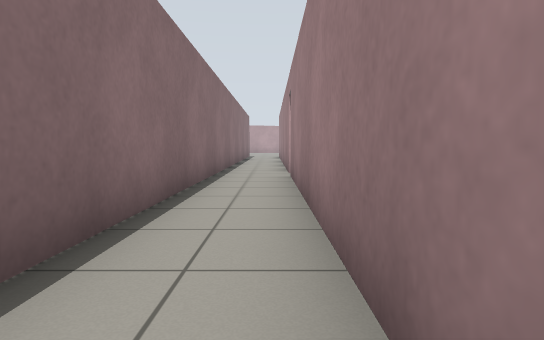
[1] (above)

16 first-person views from a walk through a world built for the Gazebo simulator. The camera is 0.72 m above the floor, tilts 4° down and sees 75° across. The floor is counted in squares, 1 m on a side. Each view is taken from the middle of a square. On the plan, view 1 faces up. The plan holds only what a view shows up to about 11 squares ahead; the rest is blank.

[2]
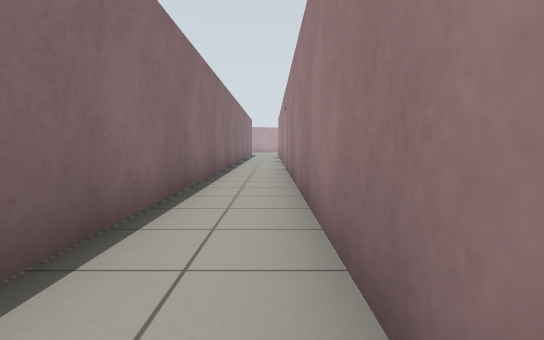

[3]
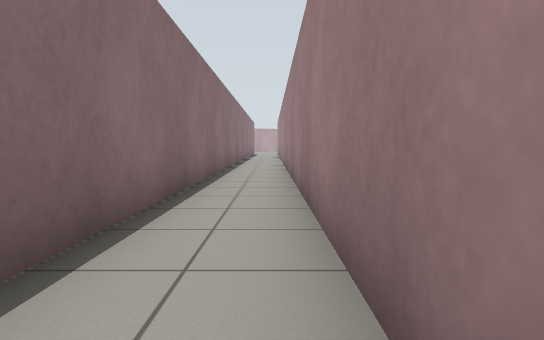

[4]
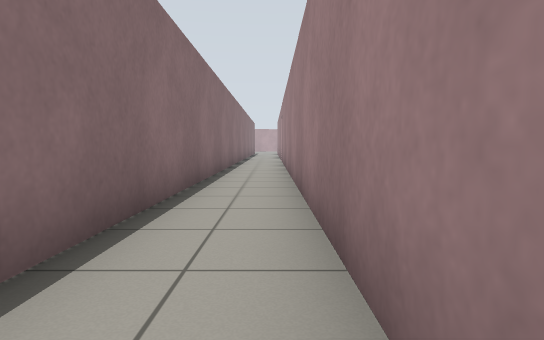

[5]
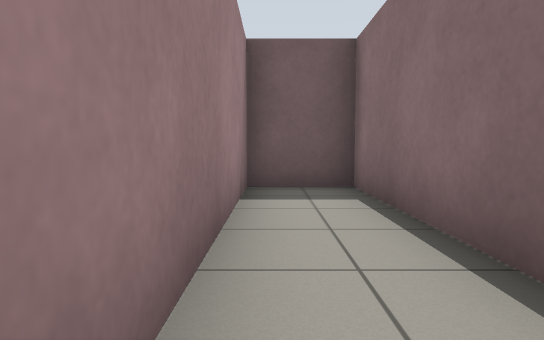

[6]
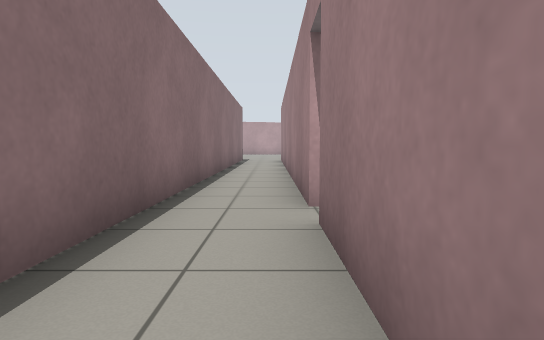

[7]
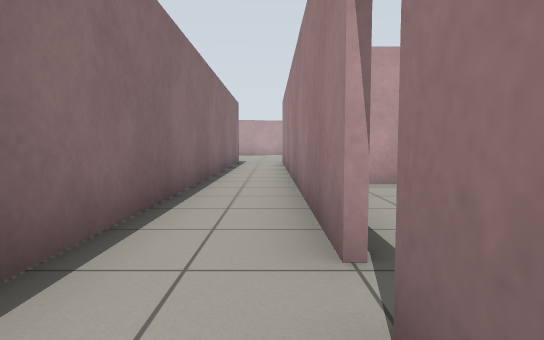

[8]
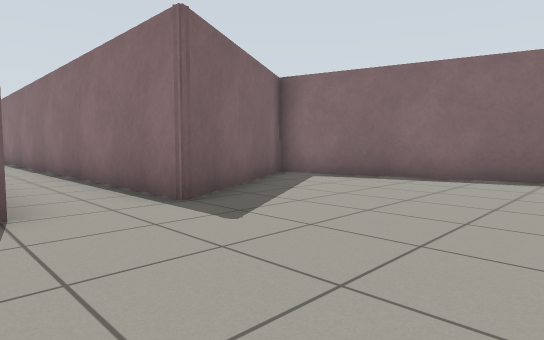

[9]
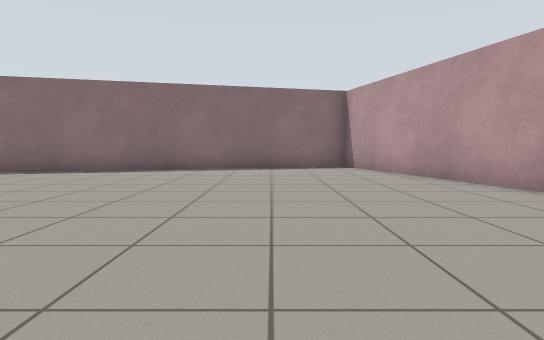

[10]
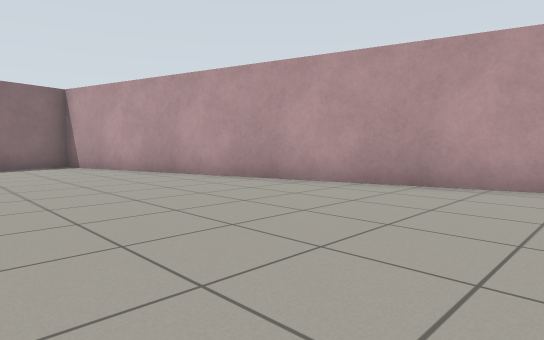

[11]
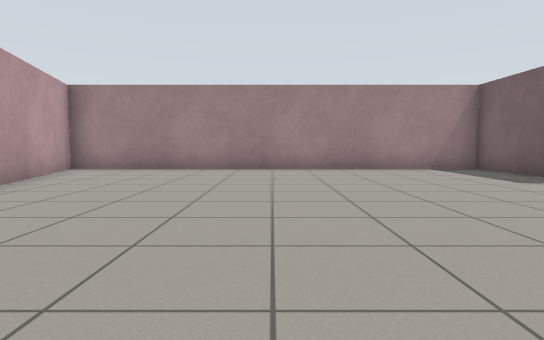

[12]
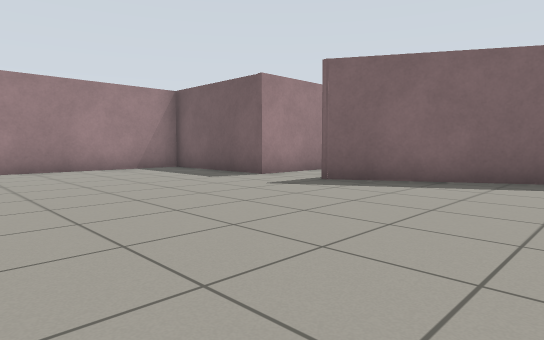

[13]
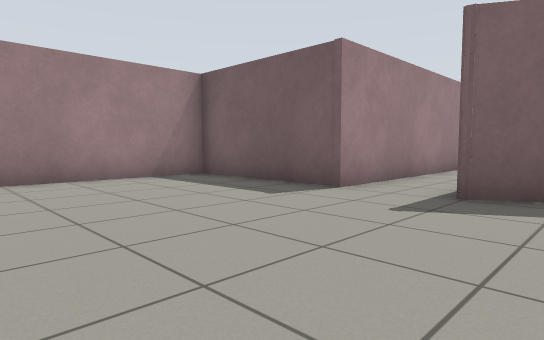

[14]
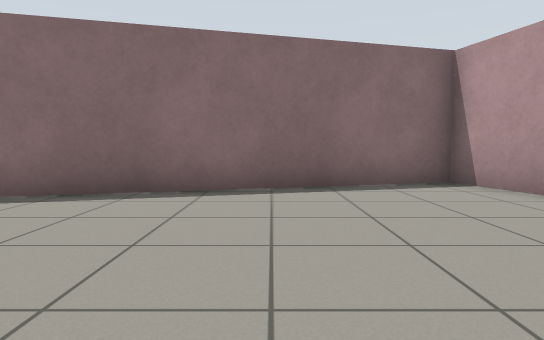

[15]
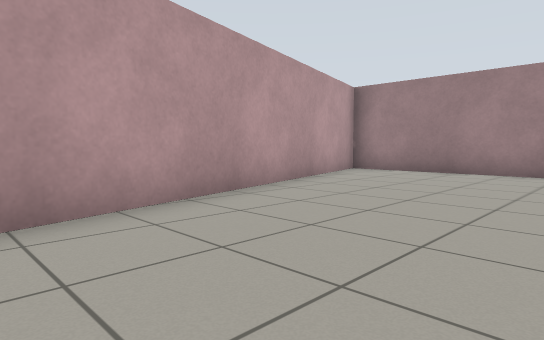

[16]
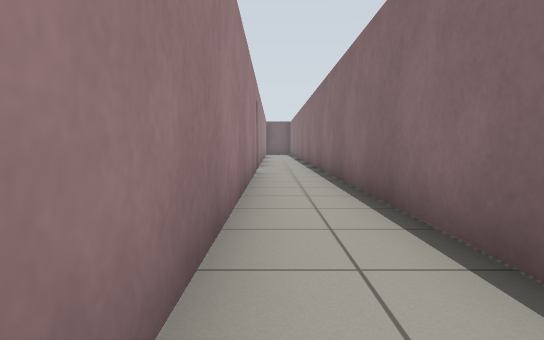

### Floor plan
Ten units are one square. View 1 is at (0, 0); x grows to the right and y downward. Boxes are objects, and circles mark ways between rooms. Rooms are numbered by the first view taken in them; rooms with no view inside come last. Other rooms are left out.
<svg viewBox="-93 -346 144 432">
<path fill="none" stroke="#000" d="M-14 -76 -14 81 4 81 4 -82M4 -91 4 -219 46 -219 46 -341 -88 -304 -59 -194 -14 -220 -14 -76"/>
<circle cx="-10" cy="-80" r="3" fill="#2a7"/>
<text x="-10" y="0">1</text>
<text x="-10" y="-250">2</text>
</svg>
Room 1 opens to room 2.

Where each view was taken, in squares from view 1:
view 1: 0 up, 0 right, facing up
view 2: 3 down, 0 right, facing up
view 3: 6 down, 0 right, facing up
view 4: 7 down, 0 right, facing up
view 5: 2 down, 0 right, facing down
view 6: 5 up, 0 right, facing up
view 7: 7 up, 0 right, facing up
view 8: 26 up, 1 right, facing down-left
view 9: 28 up, 3 right, facing left
view 10: 27 up, 4 right, facing up-left
view 11: 28 up, 6 left, facing right
view 12: 28 up, 6 left, facing down-right
view 13: 27 up, 3 left, facing down-right
view 14: 27 up, 2 left, facing left
view 15: 28 up, 5 left, facing up-right
view 16: 19 up, 0 right, facing down
